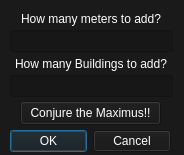
<?xml version="1.0" encoding="UTF-8"?>
<ui version="4.0">
 <class>randomGenerator</class>
 <widget class="QDialog" name="randomGenerator">
  <property name="windowModality">
   <enum>Qt::WindowModality::ApplicationModal</enum>
  </property>
  <property name="geometry">
   <rect>
    <x>0</x>
    <y>0</y>
    <width>184</width>
    <height>155</height>
   </rect>
  </property>
  <property name="sizePolicy">
   <sizepolicy hsizetype="Fixed" vsizetype="Fixed">
    <horstretch>0</horstretch>
    <verstretch>0</verstretch>
   </sizepolicy>
  </property>
  <property name="minimumSize">
   <size>
    <width>184</width>
    <height>135</height>
   </size>
  </property>
  <property name="maximumSize">
   <size>
    <width>184</width>
    <height>155</height>
   </size>
  </property>
  <property name="palette">
   <palette>
    <active>
     <colorrole role="WindowText">
      <brush brushstyle="SolidPattern">
       <color alpha="255">
        <red>255</red>
        <green>255</green>
        <blue>255</blue>
       </color>
      </brush>
     </colorrole>
     <colorrole role="Button">
      <brush brushstyle="SolidPattern">
       <color alpha="255">
        <red>22</red>
        <green>22</green>
        <blue>22</blue>
       </color>
      </brush>
     </colorrole>
     <colorrole role="Light">
      <brush brushstyle="SolidPattern">
       <color alpha="255">
        <red>57</red>
        <green>57</green>
        <blue>57</blue>
       </color>
      </brush>
     </colorrole>
     <colorrole role="Midlight">
      <brush brushstyle="SolidPattern">
       <color alpha="255">
        <red>47</red>
        <green>47</green>
        <blue>47</blue>
       </color>
      </brush>
     </colorrole>
     <colorrole role="Dark">
      <brush brushstyle="SolidPattern">
       <color alpha="255">
        <red>19</red>
        <green>19</green>
        <blue>19</blue>
       </color>
      </brush>
     </colorrole>
     <colorrole role="Mid">
      <brush brushstyle="SolidPattern">
       <color alpha="255">
        <red>26</red>
        <green>26</green>
        <blue>26</blue>
       </color>
      </brush>
     </colorrole>
     <colorrole role="Text">
      <brush brushstyle="SolidPattern">
       <color alpha="255">
        <red>255</red>
        <green>255</green>
        <blue>255</blue>
       </color>
      </brush>
     </colorrole>
     <colorrole role="BrightText">
      <brush brushstyle="SolidPattern">
       <color alpha="255">
        <red>255</red>
        <green>255</green>
        <blue>255</blue>
       </color>
      </brush>
     </colorrole>
     <colorrole role="ButtonText">
      <brush brushstyle="SolidPattern">
       <color alpha="255">
        <red>255</red>
        <green>255</green>
        <blue>255</blue>
       </color>
      </brush>
     </colorrole>
     <colorrole role="Base">
      <brush brushstyle="SolidPattern">
       <color alpha="255">
        <red>23</red>
        <green>23</green>
        <blue>23</blue>
       </color>
      </brush>
     </colorrole>
     <colorrole role="Window">
      <brush brushstyle="SolidPattern">
       <color alpha="255">
        <red>26</red>
        <green>26</green>
        <blue>26</blue>
       </color>
      </brush>
     </colorrole>
     <colorrole role="Shadow">
      <brush brushstyle="SolidPattern">
       <color alpha="255">
        <red>0</red>
        <green>0</green>
        <blue>0</blue>
       </color>
      </brush>
     </colorrole>
     <colorrole role="Highlight">
      <brush brushstyle="SolidPattern">
       <color alpha="255">
        <red>22</red>
        <green>22</green>
        <blue>22</blue>
       </color>
      </brush>
     </colorrole>
     <colorrole role="Link">
      <brush brushstyle="SolidPattern">
       <color alpha="255">
        <red>0</red>
        <green>0</green>
        <blue>255</blue>
       </color>
      </brush>
     </colorrole>
     <colorrole role="LinkVisited">
      <brush brushstyle="SolidPattern">
       <color alpha="255">
        <red>85</red>
        <green>0</green>
        <blue>255</blue>
       </color>
      </brush>
     </colorrole>
     <colorrole role="AlternateBase">
      <brush brushstyle="SolidPattern">
       <color alpha="255">
        <red>19</red>
        <green>19</green>
        <blue>19</blue>
       </color>
      </brush>
     </colorrole>
     <colorrole role="ToolTipBase">
      <brush brushstyle="SolidPattern">
       <color alpha="255">
        <red>22</red>
        <green>22</green>
        <blue>22</blue>
       </color>
      </brush>
     </colorrole>
     <colorrole role="ToolTipText">
      <brush brushstyle="SolidPattern">
       <color alpha="255">
        <red>255</red>
        <green>255</green>
        <blue>220</blue>
       </color>
      </brush>
     </colorrole>
     <colorrole role="PlaceholderText">
      <brush brushstyle="SolidPattern">
       <color alpha="127">
        <red>177</red>
        <green>177</green>
        <blue>177</blue>
       </color>
      </brush>
     </colorrole>
     <colorrole role="Accent">
      <brush brushstyle="SolidPattern">
       <color alpha="255">
        <red>0</red>
        <green>0</green>
        <blue>0</blue>
       </color>
      </brush>
     </colorrole>
    </active>
    <inactive>
     <colorrole role="WindowText">
      <brush brushstyle="SolidPattern">
       <color alpha="255">
        <red>255</red>
        <green>255</green>
        <blue>255</blue>
       </color>
      </brush>
     </colorrole>
     <colorrole role="Button">
      <brush brushstyle="SolidPattern">
       <color alpha="255">
        <red>22</red>
        <green>22</green>
        <blue>22</blue>
       </color>
      </brush>
     </colorrole>
     <colorrole role="Light">
      <brush brushstyle="SolidPattern">
       <color alpha="255">
        <red>57</red>
        <green>57</green>
        <blue>57</blue>
       </color>
      </brush>
     </colorrole>
     <colorrole role="Midlight">
      <brush brushstyle="SolidPattern">
       <color alpha="255">
        <red>47</red>
        <green>47</green>
        <blue>47</blue>
       </color>
      </brush>
     </colorrole>
     <colorrole role="Dark">
      <brush brushstyle="SolidPattern">
       <color alpha="255">
        <red>19</red>
        <green>19</green>
        <blue>19</blue>
       </color>
      </brush>
     </colorrole>
     <colorrole role="Mid">
      <brush brushstyle="SolidPattern">
       <color alpha="255">
        <red>26</red>
        <green>26</green>
        <blue>26</blue>
       </color>
      </brush>
     </colorrole>
     <colorrole role="Text">
      <brush brushstyle="SolidPattern">
       <color alpha="255">
        <red>255</red>
        <green>255</green>
        <blue>255</blue>
       </color>
      </brush>
     </colorrole>
     <colorrole role="BrightText">
      <brush brushstyle="SolidPattern">
       <color alpha="255">
        <red>255</red>
        <green>255</green>
        <blue>255</blue>
       </color>
      </brush>
     </colorrole>
     <colorrole role="ButtonText">
      <brush brushstyle="SolidPattern">
       <color alpha="255">
        <red>255</red>
        <green>255</green>
        <blue>255</blue>
       </color>
      </brush>
     </colorrole>
     <colorrole role="Base">
      <brush brushstyle="SolidPattern">
       <color alpha="255">
        <red>23</red>
        <green>23</green>
        <blue>23</blue>
       </color>
      </brush>
     </colorrole>
     <colorrole role="Window">
      <brush brushstyle="SolidPattern">
       <color alpha="255">
        <red>26</red>
        <green>26</green>
        <blue>26</blue>
       </color>
      </brush>
     </colorrole>
     <colorrole role="Shadow">
      <brush brushstyle="SolidPattern">
       <color alpha="255">
        <red>0</red>
        <green>0</green>
        <blue>0</blue>
       </color>
      </brush>
     </colorrole>
     <colorrole role="Link">
      <brush brushstyle="SolidPattern">
       <color alpha="255">
        <red>0</red>
        <green>0</green>
        <blue>255</blue>
       </color>
      </brush>
     </colorrole>
     <colorrole role="LinkVisited">
      <brush brushstyle="SolidPattern">
       <color alpha="255">
        <red>85</red>
        <green>0</green>
        <blue>255</blue>
       </color>
      </brush>
     </colorrole>
     <colorrole role="AlternateBase">
      <brush brushstyle="SolidPattern">
       <color alpha="255">
        <red>19</red>
        <green>19</green>
        <blue>19</blue>
       </color>
      </brush>
     </colorrole>
     <colorrole role="ToolTipBase">
      <brush brushstyle="SolidPattern">
       <color alpha="255">
        <red>22</red>
        <green>22</green>
        <blue>22</blue>
       </color>
      </brush>
     </colorrole>
     <colorrole role="ToolTipText">
      <brush brushstyle="SolidPattern">
       <color alpha="255">
        <red>255</red>
        <green>255</green>
        <blue>220</blue>
       </color>
      </brush>
     </colorrole>
     <colorrole role="PlaceholderText">
      <brush brushstyle="SolidPattern">
       <color alpha="127">
        <red>177</red>
        <green>177</green>
        <blue>177</blue>
       </color>
      </brush>
     </colorrole>
     <colorrole role="Accent">
      <brush brushstyle="SolidPattern">
       <color alpha="255">
        <red>0</red>
        <green>0</green>
        <blue>0</blue>
       </color>
      </brush>
     </colorrole>
    </inactive>
    <disabled>
     <colorrole role="WindowText">
      <brush brushstyle="SolidPattern">
       <color alpha="255">
        <red>255</red>
        <green>0</green>
        <blue>0</blue>
       </color>
      </brush>
     </colorrole>
     <colorrole role="Button">
      <brush brushstyle="SolidPattern">
       <color alpha="255">
        <red>85</red>
        <green>0</green>
        <blue>0</blue>
       </color>
      </brush>
     </colorrole>
     <colorrole role="Light">
      <brush brushstyle="SolidPattern">
       <color alpha="255">
        <red>57</red>
        <green>57</green>
        <blue>57</blue>
       </color>
      </brush>
     </colorrole>
     <colorrole role="Midlight">
      <brush brushstyle="SolidPattern">
       <color alpha="255">
        <red>47</red>
        <green>47</green>
        <blue>47</blue>
       </color>
      </brush>
     </colorrole>
     <colorrole role="Dark">
      <brush brushstyle="SolidPattern">
       <color alpha="255">
        <red>19</red>
        <green>19</green>
        <blue>19</blue>
       </color>
      </brush>
     </colorrole>
     <colorrole role="Mid">
      <brush brushstyle="SolidPattern">
       <color alpha="255">
        <red>26</red>
        <green>26</green>
        <blue>26</blue>
       </color>
      </brush>
     </colorrole>
     <colorrole role="Text">
      <brush brushstyle="SolidPattern">
       <color alpha="255">
        <red>255</red>
        <green>0</green>
        <blue>0</blue>
       </color>
      </brush>
     </colorrole>
     <colorrole role="BrightText">
      <brush brushstyle="SolidPattern">
       <color alpha="255">
        <red>255</red>
        <green>255</green>
        <blue>255</blue>
       </color>
      </brush>
     </colorrole>
     <colorrole role="ButtonText">
      <brush brushstyle="SolidPattern">
       <color alpha="255">
        <red>255</red>
        <green>0</green>
        <blue>0</blue>
       </color>
      </brush>
     </colorrole>
     <colorrole role="Base">
      <brush brushstyle="SolidPattern">
       <color alpha="255">
        <red>23</red>
        <green>23</green>
        <blue>23</blue>
       </color>
      </brush>
     </colorrole>
     <colorrole role="Window">
      <brush brushstyle="SolidPattern">
       <color alpha="255">
        <red>26</red>
        <green>26</green>
        <blue>26</blue>
       </color>
      </brush>
     </colorrole>
     <colorrole role="Shadow">
      <brush brushstyle="SolidPattern">
       <color alpha="255">
        <red>0</red>
        <green>0</green>
        <blue>0</blue>
       </color>
      </brush>
     </colorrole>
     <colorrole role="Highlight">
      <brush brushstyle="SolidPattern">
       <color alpha="255">
        <red>85</red>
        <green>0</green>
        <blue>0</blue>
       </color>
      </brush>
     </colorrole>
     <colorrole role="HighlightedText">
      <brush brushstyle="SolidPattern">
       <color alpha="255">
        <red>255</red>
        <green>0</green>
        <blue>0</blue>
       </color>
      </brush>
     </colorrole>
     <colorrole role="Link">
      <brush brushstyle="SolidPattern">
       <color alpha="255">
        <red>255</red>
        <green>0</green>
        <blue>0</blue>
       </color>
      </brush>
     </colorrole>
     <colorrole role="LinkVisited">
      <brush brushstyle="SolidPattern">
       <color alpha="255">
        <red>255</red>
        <green>0</green>
        <blue>0</blue>
       </color>
      </brush>
     </colorrole>
     <colorrole role="AlternateBase">
      <brush brushstyle="SolidPattern">
       <color alpha="255">
        <red>85</red>
        <green>0</green>
        <blue>0</blue>
       </color>
      </brush>
     </colorrole>
     <colorrole role="ToolTipBase">
      <brush brushstyle="SolidPattern">
       <color alpha="255">
        <red>22</red>
        <green>22</green>
        <blue>22</blue>
       </color>
      </brush>
     </colorrole>
     <colorrole role="ToolTipText">
      <brush brushstyle="SolidPattern">
       <color alpha="255">
        <red>255</red>
        <green>255</green>
        <blue>220</blue>
       </color>
      </brush>
     </colorrole>
     <colorrole role="PlaceholderText">
      <brush brushstyle="SolidPattern">
       <color alpha="127">
        <red>85</red>
        <green>0</green>
        <blue>0</blue>
       </color>
      </brush>
     </colorrole>
     <colorrole role="Accent">
      <brush brushstyle="SolidPattern">
       <color alpha="255">
        <red>85</red>
        <green>0</green>
        <blue>0</blue>
       </color>
      </brush>
     </colorrole>
    </disabled>
   </palette>
  </property>
  <property name="windowTitle">
   <string>Generate randomly</string>
  </property>
  <property name="windowIcon">
   <iconset>
    <disabledon>:/images/waterMeter.png</disabledon>
   </iconset>
  </property>
  <property name="styleSheet">
   <string notr="true"/>
  </property>
  <property name="modal">
   <bool>false</bool>
  </property>
  <widget class="QLineEdit" name="metersN">
   <property name="geometry">
    <rect>
     <x>10</x>
     <y>30</y>
     <width>163</width>
     <height>22</height>
    </rect>
   </property>
   <property name="layoutDirection">
    <enum>Qt::LayoutDirection::LeftToRight</enum>
   </property>
   <property name="text">
    <string/>
   </property>
   <property name="alignment">
    <set>Qt::AlignmentFlag::AlignCenter</set>
   </property>
  </widget>
  <widget class="QDialogButtonBox" name="okCancel">
   <property name="geometry">
    <rect>
     <x>10</x>
     <y>129</y>
     <width>161</width>
     <height>24</height>
    </rect>
   </property>
   <property name="orientation">
    <enum>Qt::Orientation::Horizontal</enum>
   </property>
   <property name="standardButtons">
    <set>QDialogButtonBox::StandardButton::Cancel|QDialogButtonBox::StandardButton::Ok</set>
   </property>
   <property name="centerButtons">
    <bool>true</bool>
   </property>
  </widget>
  <widget class="QPushButton" name="maxNum">
   <property name="geometry">
    <rect>
     <x>20</x>
     <y>101</y>
     <width>141</width>
     <height>24</height>
    </rect>
   </property>
   <property name="toolTip">
    <string>Will probably crash the application, please have patience :)</string>
   </property>
   <property name="text">
    <string>Conjure the Maximus!!</string>
   </property>
  </widget>
  <widget class="QLabel" name="metersNLabel">
   <property name="geometry">
    <rect>
     <x>21</x>
     <y>3</y>
     <width>211</width>
     <height>31</height>
    </rect>
   </property>
   <property name="font">
    <font>
     <pointsize>9</pointsize>
    </font>
   </property>
   <property name="text">
    <string>How many meters to add?</string>
   </property>
  </widget>
  <widget class="QLineEdit" name="buildingsN">
   <property name="geometry">
    <rect>
     <x>10</x>
     <y>75</y>
     <width>163</width>
     <height>22</height>
    </rect>
   </property>
   <property name="layoutDirection">
    <enum>Qt::LayoutDirection::LeftToRight</enum>
   </property>
   <property name="text">
    <string/>
   </property>
   <property name="alignment">
    <set>Qt::AlignmentFlag::AlignCenter</set>
   </property>
  </widget>
  <widget class="QLabel" name="buildingsNLabel">
   <property name="geometry">
    <rect>
     <x>15</x>
     <y>48</y>
     <width>211</width>
     <height>31</height>
    </rect>
   </property>
   <property name="font">
    <font>
     <pointsize>9</pointsize>
    </font>
   </property>
   <property name="text">
    <string>How many Buildings to add?</string>
   </property>
  </widget>
  <zorder>okCancel</zorder>
  <zorder>maxNum</zorder>
  <zorder>metersNLabel</zorder>
  <zorder>metersN</zorder>
  <zorder>buildingsN</zorder>
  <zorder>buildingsNLabel</zorder>
 </widget>
 <resources/>
 <connections/>
</ui>
